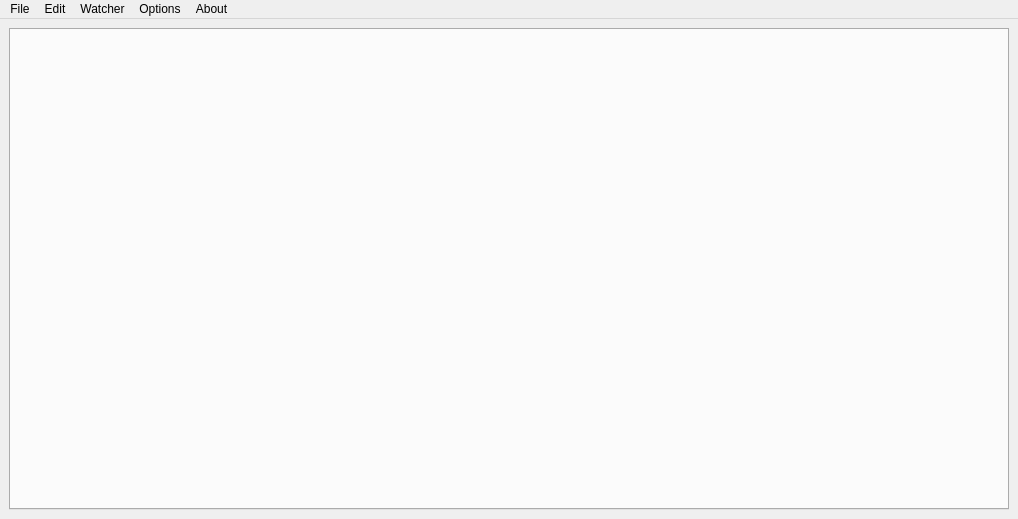
<?xml version="1.0" encoding="UTF-8"?>
<ui version="4.0">
 <class>MainWindow</class>
 <widget class="QMainWindow" name="MainWindow">
  <property name="geometry">
   <rect>
    <x>0</x>
    <y>0</y>
    <width>1018</width>
    <height>519</height>
   </rect>
  </property>
  <property name="windowTitle">
   <string>qLogWatcher</string>
  </property>
  <property name="windowIcon">
   <iconset resource="assets.qrc">
    <normaloff>:/assets/icon.png</normaloff>:/assets/icon.png</iconset>
  </property>
  <property name="documentMode">
   <bool>false</bool>
  </property>
  <widget class="QWidget" name="centralwidget">
   <layout class="QVBoxLayout" name="verticalLayout">
    <item>
     <widget class="QTabWidget" name="tabWidget">
      <property name="autoFillBackground">
       <bool>false</bool>
      </property>
      <property name="tabPosition">
       <enum>QTabWidget::North</enum>
      </property>
      <property name="tabShape">
       <enum>QTabWidget::Rounded</enum>
      </property>
      <property name="currentIndex">
       <number>-1</number>
      </property>
      <property name="iconSize">
       <size>
        <width>24</width>
        <height>24</height>
       </size>
      </property>
      <property name="documentMode">
       <bool>false</bool>
      </property>
      <property name="tabsClosable">
       <bool>false</bool>
      </property>
      <property name="movable">
       <bool>true</bool>
      </property>
      <property name="tabBarAutoHide">
       <bool>false</bool>
      </property>
     </widget>
    </item>
   </layout>
  </widget>
  <widget class="QMenuBar" name="menubar">
   <property name="geometry">
    <rect>
     <x>0</x>
     <y>0</y>
     <width>1018</width>
     <height>21</height>
    </rect>
   </property>
   <widget class="QMenu" name="menuFile">
    <property name="title">
     <string>File</string>
    </property>
    <addaction name="actionOpen"/>
    <addaction name="actionSave"/>
    <addaction name="separator"/>
    <addaction name="actionClose_file"/>
    <addaction name="actionClose_all"/>
    <addaction name="separator"/>
    <addaction name="actionExit"/>
   </widget>
   <widget class="QMenu" name="menuEdit">
    <property name="title">
     <string>Edit</string>
    </property>
    <addaction name="actionCopy"/>
    <addaction name="separator"/>
    <addaction name="actionFind"/>
   </widget>
   <widget class="QMenu" name="menuOption">
    <property name="title">
     <string>Options</string>
    </property>
    <addaction name="actionHighlighting"/>
    <addaction name="separator"/>
    <addaction name="actionFont"/>
   </widget>
   <widget class="QMenu" name="menuHelp">
    <property name="title">
     <string>About</string>
    </property>
    <addaction name="actionAbout"/>
   </widget>
   <widget class="QMenu" name="menuWatcher">
    <property name="title">
     <string>Watcher</string>
    </property>
    <addaction name="actionStart"/>
    <addaction name="actionStop"/>
   </widget>
   <addaction name="menuFile"/>
   <addaction name="menuEdit"/>
   <addaction name="menuWatcher"/>
   <addaction name="menuOption"/>
   <addaction name="menuHelp"/>
  </widget>
  <action name="actionOpen">
   <property name="icon">
    <iconset resource="assets.qrc">
     <normaloff>:/assets/open.png</normaloff>:/assets/open.png</iconset>
   </property>
   <property name="text">
    <string>Open...</string>
   </property>
   <property name="shortcut">
    <string>Ctrl+O</string>
   </property>
  </action>
  <action name="actionSave">
   <property name="icon">
    <iconset resource="assets.qrc">
     <normaloff>:/assets/open.png</normaloff>:/assets/open.png</iconset>
   </property>
   <property name="text">
    <string>Save as...</string>
   </property>
   <property name="shortcut">
    <string>Ctrl+Shift+S</string>
   </property>
  </action>
  <action name="actionClose_all">
   <property name="icon">
    <iconset resource="assets.qrc">
     <normaloff>:/assets/close.png</normaloff>:/assets/close.png</iconset>
   </property>
   <property name="text">
    <string>Close All Files</string>
   </property>
   <property name="shortcut">
    <string>Ctrl+Shift+F4</string>
   </property>
  </action>
  <action name="actionClose_file">
   <property name="icon">
    <iconset resource="assets.qrc">
     <normaloff>:/assets/close.png</normaloff>:/assets/close.png</iconset>
   </property>
   <property name="text">
    <string>Close File</string>
   </property>
   <property name="shortcut">
    <string>Ctrl+F4</string>
   </property>
  </action>
  <action name="actionExit">
   <property name="icon">
    <iconset resource="assets.qrc">
     <normaloff>:/assets/exit.png</normaloff>:/assets/exit.png</iconset>
   </property>
   <property name="text">
    <string>Exit</string>
   </property>
  </action>
  <action name="actionAbout">
   <property name="icon">
    <iconset resource="assets.qrc">
     <normaloff>:/assets/icon.png</normaloff>:/assets/icon.png</iconset>
   </property>
   <property name="text">
    <string>About qLogWatcher</string>
   </property>
  </action>
  <action name="actionCopy">
   <property name="icon">
    <iconset resource="assets.qrc">
     <normaloff>:/assets/copy.png</normaloff>:/assets/copy.png</iconset>
   </property>
   <property name="text">
    <string>Copy</string>
   </property>
   <property name="shortcut">
    <string>Ctrl+C</string>
   </property>
  </action>
  <action name="actionHighlighting">
   <property name="icon">
    <iconset resource="assets.qrc">
     <normaloff>:/assets/highl.png</normaloff>:/assets/highl.png</iconset>
   </property>
   <property name="text">
    <string>Highlighting</string>
   </property>
   <property name="shortcut">
    <string>F3</string>
   </property>
  </action>
  <action name="actionFont">
   <property name="icon">
    <iconset resource="assets.qrc">
     <normaloff>:/assets/font.png</normaloff>:/assets/font.png</iconset>
   </property>
   <property name="text">
    <string>Font...</string>
   </property>
   <property name="shortcut">
    <string>F9</string>
   </property>
  </action>
  <action name="actionFind">
   <property name="icon">
    <iconset resource="assets.qrc">
     <normaloff>:/assets/find.png</normaloff>:/assets/find.png</iconset>
   </property>
   <property name="text">
    <string>Find...</string>
   </property>
   <property name="shortcut">
    <string>Ctrl+F</string>
   </property>
  </action>
  <action name="actionStop">
   <property name="icon">
    <iconset resource="assets.qrc">
     <normaloff>:/assets/stop.png</normaloff>:/assets/stop.png</iconset>
   </property>
   <property name="text">
    <string>Stop</string>
   </property>
   <property name="shortcut">
    <string>F6</string>
   </property>
  </action>
  <action name="actionStart">
   <property name="enabled">
    <bool>false</bool>
   </property>
   <property name="icon">
    <iconset resource="assets.qrc">
     <normaloff>:/assets/restart.png</normaloff>:/assets/restart.png</iconset>
   </property>
   <property name="text">
    <string>Restart</string>
   </property>
   <property name="shortcut">
    <string>F5</string>
   </property>
  </action>
 </widget>
 <resources>
  <include location="assets.qrc"/>
 </resources>
 <connections/>
</ui>
